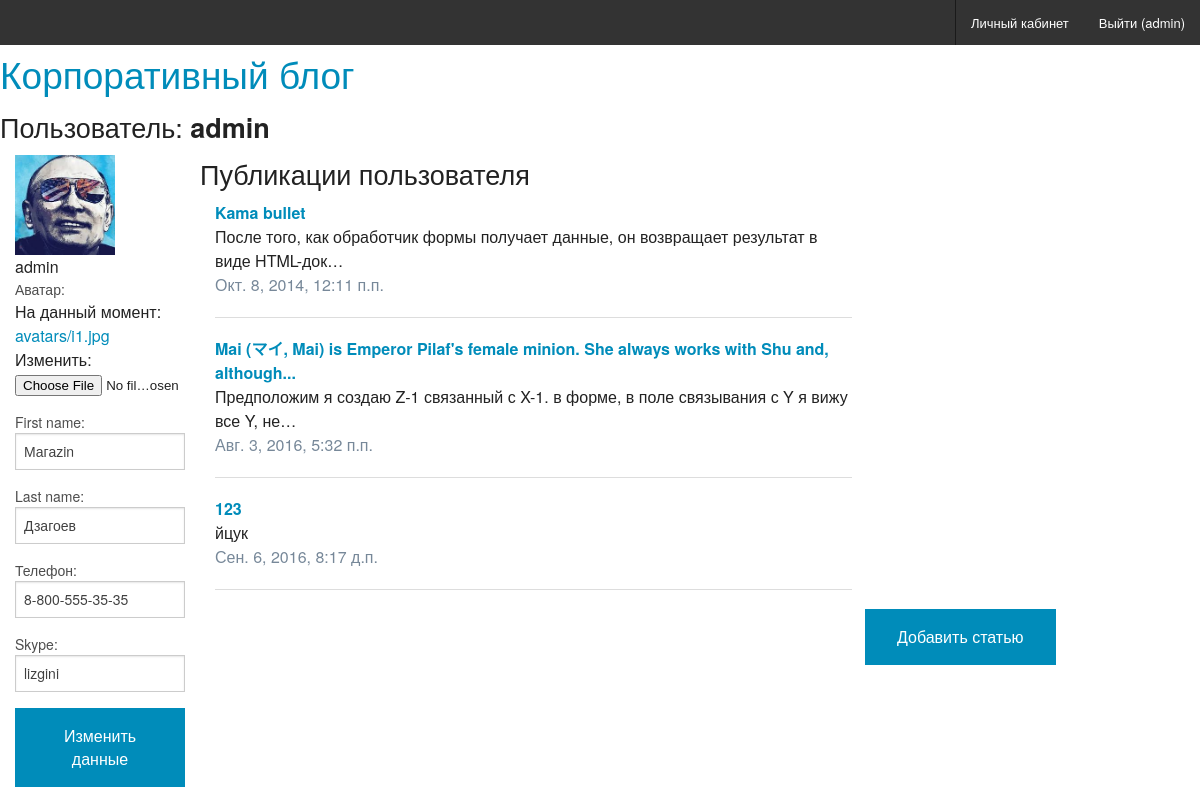
Page /users/profile (signed in) on the earlier database version.
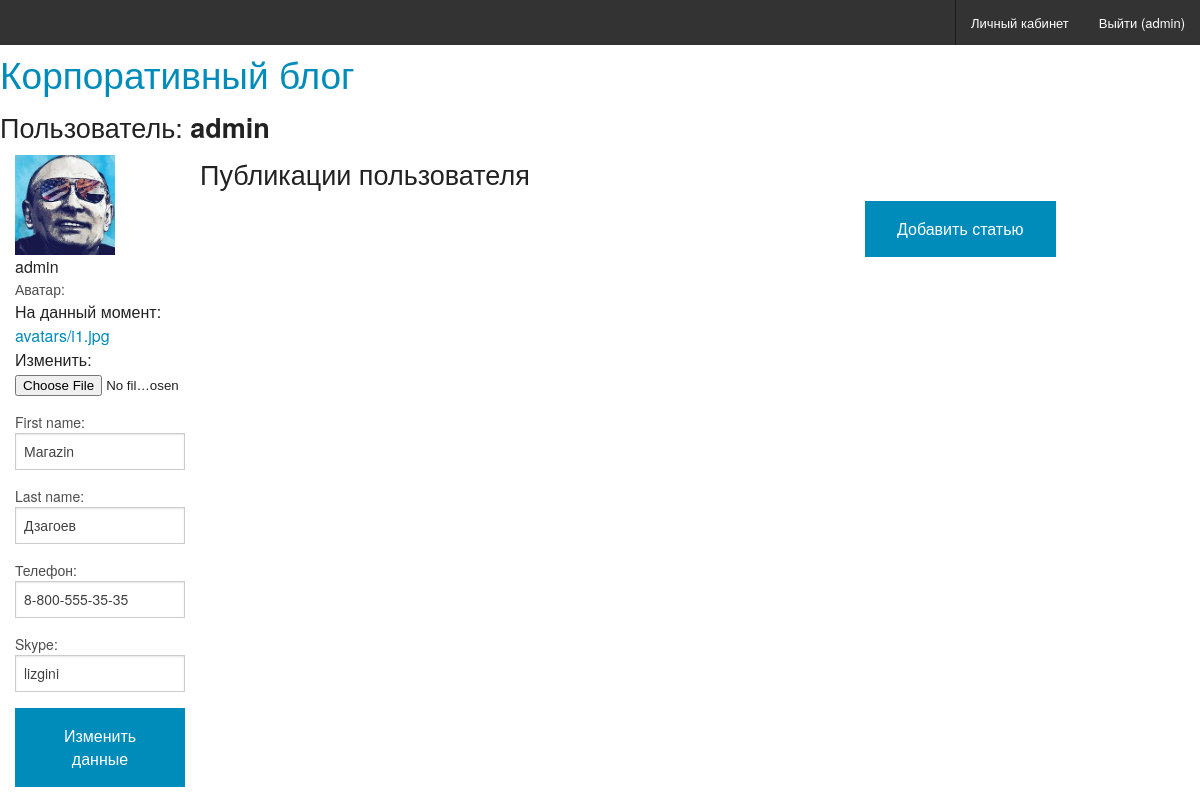
Same page on the later database version.
### users/models.py (models this page shows)
class User(AbstractUser):
    avatar = models.ImageField('Аватар', upload_to='avatars')
    phone = models.CharField('Телефон', max_length=20)
    skype = models.CharField('Skype', max_length=50)

### article/models.py (models this page shows)
class Article(models.Model):
    class Meta():
        db_table = 'article'
    article_title = models.CharField(
        'Название статьи', max_length = 200)
    article_text = models.TextField('Текст статьи')
    article_date = models.DateTimeField(
        default=datetime.datetime.now)
    article_likes = models.IntegerField(default=0)
    article_author = models.ForeignKey(User, verbose_name='Автор')

### users/views.py (the view)
def profile(request):
    form = UserForm(request.POST or None,
                    request.FILES or None,
                    instance=request.user)
    args = {}
    args['form'] = form
    args['article'] = Article.objects.all()
    if request.method == 'POST':
        if form.is_valid():
            form.save()
            return redirect('users:profile')
    return render(request, 'profile.html', args)

### users/forms.py
class UserForm(forms.ModelForm):
    class Meta:
        model = User
        fields = [
            'avatar',
            'first_name',
            'last_name',
            'phone',
            'skype'
        ]

### users/templates/profile.html (shortened to what this page needs)
{% extends 'main.html' %}
{% block profile %}
<h3>Пользователь: <b>{{ request.user }}</b></h3>
<div class="medium-2 columns">
    {% if request.user.avatar %}
        <img src="{{ request.user.avatar.url }}" width="100px" height="80px"><br>
    {% else %}
        <img src="/static/img/noavatar.jpg" width="100px" height="80px"><br>
    {% endif %}
    {{ request.user }}
    <form action="{% url 'users:profile' %}" method="post" enctype="multipart/form-data">
        {{ form }}
        <button type="submit">Изменить данные</button>
    </form>
</div>
<h3>Публикации пользователя</h3>
<div class="row" id="content">
    <div class="medium-8 columns">
        <div class="blog-post">
        {% for article in request.user.article_set.all %}
            <b><a href="{% url 'article:article' article_id=article.id %}">{{ article.article_title }}</a></b><br>
            {{ article.article_text | truncatechars:90 }}<br>
            <font color="#778899">{{ article.article_date }}</font><br>
            <hr>
        {% endfor %}
    </div>
</div>
<div class="medium-3 columns">
     <form action="/articles/article_add/0" method="get">
         <button type="submit">Добавить статью</button>
     </form>
</div>
{% endblock %}

### templates/main.html (shortened to what this page needs)
{% load staticfiles %}
<!DOCTYPE html>
<html lang="en">
<head>
    <link rel="stylesheet" type="text/css" href="{% static "/css/foundation.css" %}">
</head>
<body>
<div class="top-bar">
    <section class="top-bar-section">
        <ul class="right-small">
            {% if request.user.is_authenticated %}
                <li><a href="{% url 'users:profile' %}">Личный кабинет</a></li>
                <li><a href="{% url 'loginsys:logout' %}">Выйти ({{ request.user }})</a></li>
            {% else %}
                <li><a href="{% url 'loginsys:login' %}">Войти</a></li>
            {% endif %}
        </ul>
    </section>
</div>
<h2><a href="/"> Корпоративный блог </a></h2>
<div class="text-left">
{% block profile %}{% endblock %}
</div>
</body>
</html>

Differences in the rows shown:
removed Article: article_title "Kama bullet", article_text "После того, как обработчик формы получает данные, он возвращает результат в виде HTML-док…", article_date "Окт. 8, 2014, 12:11 п.п."
removed Article: article_title "Mai (マイ, Mai) is Emperor Pilaf's female minion. She always works with Shu and, although...", article_text "Предположим я создаю Z-1 связанный с X-1. в форме, в поле связывания с Y я вижу все Y, не…", article_date "Авг. 3, 2016, 5:32 п.п."
removed Article: article_title "123", article_text "йцук", article_date "Сен. 6, 2016, 8:17 д.п."
